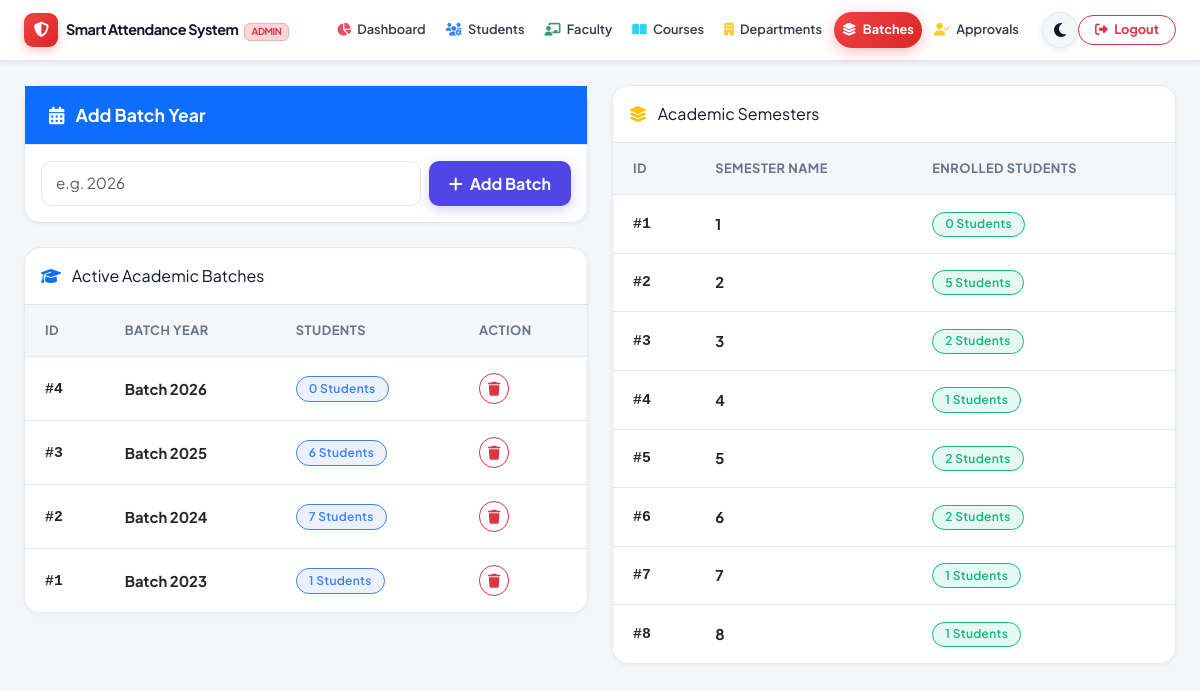
Screenshot of /admin/manage_batches.php (signed in) with the database file from the repository.
### tables this page shows
CREATE TABLE `batches` (
  `batch_id` int(11) NOT NULL,
  `batch_year` varchar(10) NOT NULL,
  `created_at` timestamp NOT NULL DEFAULT current_timestamp()
);

CREATE TABLE `semesters` (
  `semester_id` int(11) NOT NULL,
  `semester_name` varchar(20) NOT NULL,
  `created_at` timestamp NOT NULL DEFAULT current_timestamp()
);

### admin/manage_batches.php (the view, shortened to what this page needs)
<?php
$db = getDB();
$batches = $db->query("SELECT b.*, (SELECT COUNT(*) FROM students s WHERE s.batch_id = b.batch_id) as student_count FROM batches b ORDER BY b.batch_year DESC");
$semesters = $db->query("SELECT sem.*, (SELECT COUNT(*) FROM students s WHERE s.semester_id = sem.semester_id) as student_count FROM semesters sem ORDER BY sem.semester_name");
?>
<!DOCTYPE html>
<html lang="en">
<head>
    <link href="https://cdn.jsdelivr.net/npm/bootstrap@5.3.0/dist/css/bootstrap.min.css" rel="stylesheet">
    <link href="https://cdnjs.cloudflare.com/ajax/libs/font-awesome/6.4.0/css/all.min.css" rel="stylesheet">
    <link href="../assets/css/theme.css" rel="stylesheet">
</head>
<body>
    <?php require_once 'navbar.php'; ?>
    <div class="container-fluid px-3 px-md-4 py-4 animate-slide-up" style="max-width: 1400px; margin: 0 auto;">
        <div class="row g-4">
            <div class="col-lg-6">
                <div class="glass-card mb-4">
                    <div class="glass-card-header bg-primary text-white py-3">
                        <span><i class="fas fa-calendar-alt me-2"></i> Add Batch Year</span>
                    </div>
                    <div class="glass-card-body p-3">
                        <form method="POST" class="d-flex gap-2">
                            <input type="text" class="form-control" name="batch_year" placeholder="e.g. 2026" required>
                            <button type="submit" class="btn btn-primary-custom text-nowrap fw-bold"><i class="fas fa-plus me-1"></i> Add Batch</button>
                        </form>
                    </div>
                </div>
                <div class="custom-table-container">
                    <div class="p-3 border-bottom font-semibold"><i class="fas fa-graduation-cap text-primary me-2"></i> Active Academic Batches</div>
                    <div class="table-responsive">
                        <table class="table custom-table mb-0">
                            <thead>
                                <tr>
                                    <th>ID</th>
                                    <th>Batch Year</th>
                                    <th>Students</th>
                                    <th>Action</th>
                                </tr>
                            </thead>
                            <tbody>
                                <?php if ($batches && $batches->num_rows > 0): ?>
                                    <?php while ($b = $batches->fetch_assoc()): ?>
                                        <tr>
                                            <td class="fw-bold font-monospace">#<?php echo $b['batch_id']; ?></td>
                                            <td class="fw-bold text-main">Batch <?php echo htmlspecialchars($b['batch_year']); ?></td>
                                            <td><span class="badge badge-custom badge-pending"><?php echo $b['student_count']; ?> Students</span></td>
                                            <td>
                                                <a href="manage_batches.php?delete_batch=<?php echo $b['batch_id']; ?>"
                                                   class="btn btn-outline-danger btn-sm rounded-pill px-2.5"
                                                   onclick="return confirm('Delete batch <?php echo $b['batch_year']; ?>?')">
                                                    <i class="fas fa-trash"></i>
                                                </a>
                                            </td>
                                        </tr>
                                    <?php endwhile; ?>
                                <?php endif; ?>
                            </tbody>
                        </table>
                    </div>
                </div>
            </div>
            <div class="col-lg-6">
                <div class="custom-table-container h-100">
                    <div class="p-3 border-bottom font-semibold"><i class="fas fa-layer-group text-warning me-2"></i> Academic Semesters</div>
                    <div class="table-responsive">
                        <table class="table custom-table mb-0">
                            <thead>
                                <tr>
                                    <th>ID</th>
                                    <th>Semester Name</th>
                                    <th>Enrolled Students</th>
                                </tr>
                            </thead>
                            <tbody>
                                <?php if ($semesters && $semesters->num_rows > 0): ?>
                                    <?php while ($sem = $semesters->fetch_assoc()): ?>
                                        <tr>
                                            <td class="fw-bold font-monospace">#<?php echo $sem['semester_id']; ?></td>
                                            <td class="fw-bold text-main"><?php echo htmlspecialchars($sem['semester_name']); ?></td>
                                            <td><span class="badge badge-custom badge-present"><?php echo $sem['student_count']; ?> Students</span></td>
                                        </tr>
                                    <?php endwhile; ?>
                                <?php endif; ?>
                            </tbody>
                        </table>
                    </div>
                </div>
            </div>
        </div>
    </div>
</body>
</html>

### admin/navbar.php (shortened to what this page needs)
<?php
$current_page = basename($_SERVER['PHP_SELF']);
?>
<nav class="navbar navbar-expand-lg app-navbar sticky-top shadow-sm py-2">
    <div class="container-fluid px-3 px-md-4" style="max-width: 1400px; margin: 0 auto;">
        <a class="navbar-brand d-flex align-items-center gap-2 me-2" href="dashboard.php">
            <div class="brand-icon" style="background: linear-gradient(135deg, #ef4444, #dc2626); color: white; width: 34px; height: 34px; border-radius: 9px; display: flex; align-items: center; justify-content: center; font-size: 0.95rem; flex-shrink: 0; box-shadow: 0 4px 10px rgba(239,68,68,0.3);">
                <i class="fas fa-shield-alt"></i>
            </div>
            <span class="fw-bold tracking-tight text-main text-nowrap" style="font-size: 0.9rem;"><?php echo APP_NAME; ?> <span class="badge bg-danger-subtle text-danger border border-danger-subtle ms-1 text-uppercase" style="font-size:0.6rem;">Admin</span></span>
        </a>
        <div class="collapse navbar-collapse d-none d-lg-flex align-items-center justify-content-between" id="adminDesktopNav">
            <ul class="navbar-nav me-auto mb-0 gap-1 align-items-center ms-lg-3">
                <li class="nav-item">
                    <a class="nav-link px-2.5 py-1 rounded-pill text-nowrap <?php echo $current_page === 'dashboard.php' ? 'active fw-bold' : ''; ?>" href="dashboard.php">
                        <i class="fas fa-chart-pie me-1 text-danger"></i> Dashboard
                    </a>
                </li>
                <li class="nav-item">
                    <a class="nav-link px-2.5 py-1 rounded-pill text-nowrap <?php echo $current_page === 'manage_students.php' ? 'active fw-bold' : ''; ?>" href="manage_students.php">
                        <i class="fas fa-users-cog me-1 text-primary"></i> Students
                    </a>
                </li>
                <li class="nav-item">
                    <a class="nav-link px-2.5 py-1 rounded-pill text-nowrap <?php echo $current_page === 'manage_teachers.php' ? 'active fw-bold' : ''; ?>" href="manage_teachers.php">
                        <i class="fas fa-chalkboard-teacher me-1 text-success"></i> Faculty
                    </a>
                </li>
                <li class="nav-item">
                    <a class="nav-link px-2.5 py-1 rounded-pill text-nowrap <?php echo $current_page === 'manage_courses.php' ? 'active fw-bold' : ''; ?>" href="manage_courses.php">
                        <i class="fas fa-book-open me-1 text-info"></i> Courses
                    </a>
                </li>
                <li class="nav-item">
                    <a class="nav-link px-2.5 py-1 rounded-pill text-nowrap <?php echo $current_page === 'manage_departments.php' ? 'active fw-bold' : ''; ?>" href="manage_departments.php">
                        <i class="fas fa-building me-1 text-warning"></i> Departments
                    </a>
                </li>
                <li class="nav-item">
                    <a class="nav-link px-2.5 py-1 rounded-pill text-nowrap <?php echo $current_page === 'manage_batches.php' ? 'active fw-bold' : ''; ?>" href="manage_batches.php">
                        <i class="fas fa-layer-group me-1 text-purple"></i> Batches
                    </a>
                </li>
                <li class="nav-item">
                    <a class="nav-link px-2.5 py-1 rounded-pill text-nowrap <?php echo $current_page === 'approve_students.php' ? 'active fw-bold' : ''; ?>" href="approve_students.php">
                        <i class="fas fa-user-check me-1 text-warning"></i> Approvals
                    </a>
                </li>
            </ul>
            <div class="d-flex align-items-center gap-2.5 ms-auto">
                <button class="btn-theme-toggle" onclick="toggleAppTheme()" title="Toggle Light/Dark Theme">
                    <i class="fas fa-moon"></i>
                </button>
                <a href="logout.php" class="btn btn-outline-danger btn-sm rounded-pill px-3 py-1 fw-bold text-nowrap" style="font-size: 0.8rem;">
                    <i class="fas fa-sign-out-alt me-1"></i> Logout
                </a>
            </div>
        </div>
    </div>
</nav>

### rows the page displays
batches: batch_id "4", batch_year "2026", student_count "0"
batches: batch_id "3", batch_year "2025", student_count "6"
batches: batch_id "2", batch_year "2024", student_count "7"
batches: batch_id "1", batch_year "2023", student_count "1"
semesters: semester_id "1", semester_name "1", student_count "0"
semesters: semester_id "2", semester_name "2", student_count "5"
semesters: semester_id "3", semester_name "3", student_count "2"
semesters: semester_id "4", semester_name "4", student_count "1"
semesters: semester_id "5", semester_name "5", student_count "2"
semesters: semester_id "6", semester_name "6", student_count "2"
semesters: semester_id "7", semester_name "7", student_count "1"
semesters: semester_id "8", semester_name "8", student_count "1"

### other values shown
APP_NAME "Smart Attendance System"
